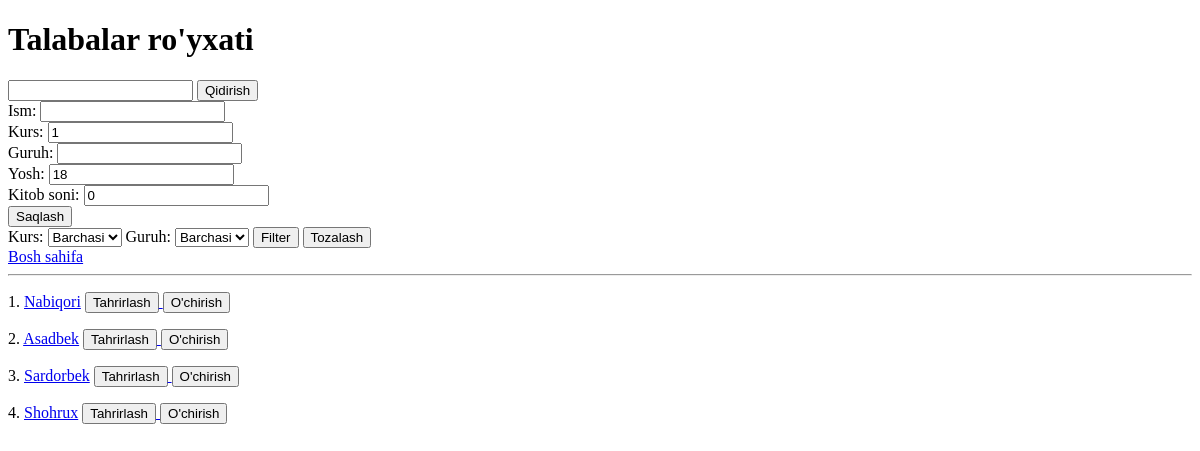
Before: /talabalar/ with the older database file.
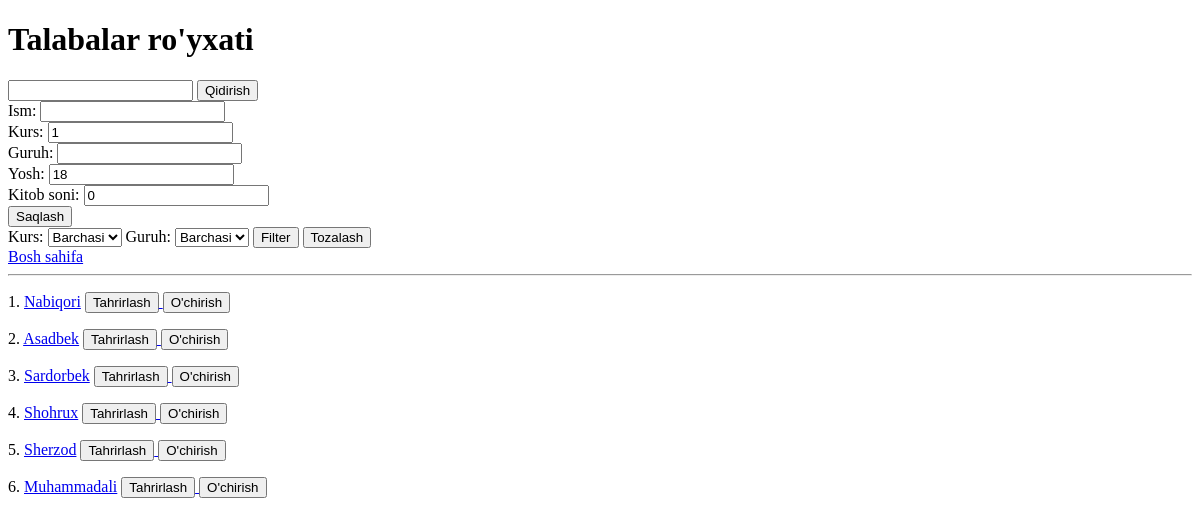
After: the same page with the newer database file.
### main/models.py (models this page shows, shortened)
class Talaba(models.Model):
    ism = models.CharField(max_length=255)
    kurs = PositiveSmallIntegerField(default=1)
    guruh = models.CharField(max_length=100)
    yosh = models.PositiveSmallIntegerField(default=18)
    kitob_soni = models.PositiveSmallIntegerField(default=0)
    class Meta:
        verbose_name_plural = 'Talabalar'

### main/views.py (the view)
# urls.py: path("talabalar/", talaba_view, name='talabalar'),
def talaba_view(request):
    form = TalabaForm
    if request.method == "POST":
        talaba_form = TalabaForm(request.POST)
        if talaba_form.is_valid():
            talaba_form.save()
        return redirect('talabalar')
    talabalar = Talaba.objects.all()
    search = request.GET.get('search')
    if search is not None:
        talabalar = talabalar.filter(ism__contains=search)
    kurs = request.GET.get('kurs')
    if kurs is not None:
        if kurs != 'all':
            talabalar = talabalar.filter(kurs=kurs)
    guruh = request.GET.get('guruh')
    if guruh is not None:
        if guruh != 'all':
            talabalar = talabalar.filter(guruh=guruh)
    guruhlar = Talaba.objects.order_by('guruh').values_list('guruh', flat=True).distinct()
    kurslar = [1, 2, 3, 4]
    context = {
        'talabalar': talabalar,
        'search': search,
        'guruhlar': guruhlar,
        'kurs_query': kurs,
        'guruh_query': guruh,
        'kurslar': kurslar,
        'form' : form
    }
    return render(request, 'talabalar.html', context)

### templates/talabalar.html (shortened to what this page needs)
<!DOCTYPE html>
<html lang="en">
<head>
</head>
<body>
    <h1>Talabalar ro'yxati</h1>
    <form>
        <input type="text" name="search" {% if search %} value={{ search }} {% endif %}>
        <button>Qidirish</button>
    </form>
    <form method="post">
        {{ form }}
        <button>Saqlash</button>
    </form>
    <form>
        <label>Kurs:</label>
        <select name="kurs">
            <option value="all">Barchasi</option>
        </select>
        <label>Guruh:</label>
        <select name="guruh">
            <option value="all">Barchasi</option>
        </select>
        <button>Filter</button>
        <button type="reset">Tozalash</button>
    </form>
    <a href="/">Bosh sahifa</a>
    <hr>
    {% for talaba in talabalar %}
        <p>{{ forloop.counter}}.
            <a href="/talabalar/{{ talaba.id }}/">{{ talaba.ism }}</a>
            <a href="/talabalar/{{ talaba.id }}/tahrirlash/">
                <button>Tahrirlash</button>
            </a>
            <a href="/talabalar/{{ talaba.id }}/o'chirish/tasdiqlash/">
                <button>O'chirish</button>
            </a>
        </p>
    {% endfor %}
</body>
</html>

Changed rows visible on the page:
added Talaba: ism "Sherzod"
added Talaba: ism "Muhammadali"
